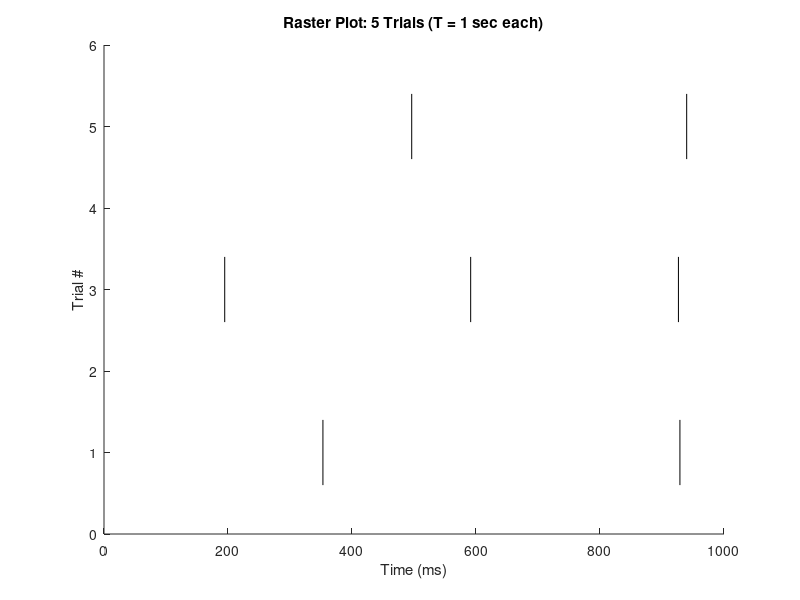

MATLAB code for this plot:
%% parameters
% rng(9);  % o fixed seed for reproducibility

dt = 0.1;             % time step (ms)
T = 1000;             % total simulation time (ms) = 1 second
t_array = 0:dt:T;
nSteps = length(t_array);

Erest = -65;          % resting potential (mV)
Eth = -55;            % threshold (mV)
tau = 20;             % membrane time constant (ms)
R = 10;               % membrane resistance (Ohm)
I_inj = 0;            % no constant injected current
sigma_noise = 8.5;    

nTrials = 5;          %  5 repeated trials

%% arrays for  storing results
spike_times_all = cell(nTrials, 1);  
firing_rates = zeros(nTrials, 1);    

for trial = 1:nTrials
    
    rng(trial);
    
    % Initialize membrane potential
    v = Erest * ones(1, nSteps);
    spike_times = [];
    
    % Euler integration for each time step
    for i = 1:nSteps-1
        I_noise = sigma_noise * randn;  % Gaussian noise, mean 0, std = sigma_noise
        v(i+1) = v(i) + (dt/tau)*(Erest - v(i) + R*I_noise);
        
        % threshold crossing check
        if v(i+1) >= Eth
            spike_times = [spike_times, t_array(i)];
            v(i+1) = Erest;  % reset
        end
    end
    
    %storing spike times
    spike_times_all{trial} = spike_times;
    
    % calculate firing rate for the current trial (spikes / second)
    num_spikes = length(spike_times);
    firing_rates(trial) = num_spikes / (T/1000);  % T is in ms -> T/1000 is 1 second
end

%% raster plot for all 5 trials
figure; hold on;
for trial = 1:nTrials
    these_spikes = spike_times_all{trial};
    % plotting vertical lines for each spike
    for s = 1:length(these_spikes)
        line([these_spikes(s) these_spikes(s)], [trial-0.4 trial+0.4], 'Color','k');
    end
end
xlabel('Time (ms)');
ylabel('Trial #');
title('Raster Plot: 5 Trials (T = 1 sec each)');
ylim([0 nTrials+1]);
hold off;

%% Calculate variance for firing rates 
mean_firing_rate = mean(firing_rates);
var_firing_rate = var(firing_rates);

fprintf('Firing rates for each trial: %s\n', num2str(firing_rates'));
fprintf('Mean firing rate: %.2f Hz\n', mean_firing_rate);
fprintf('Variance of firing rates: %.2f (Hz^2)\n', var_firing_rate);
